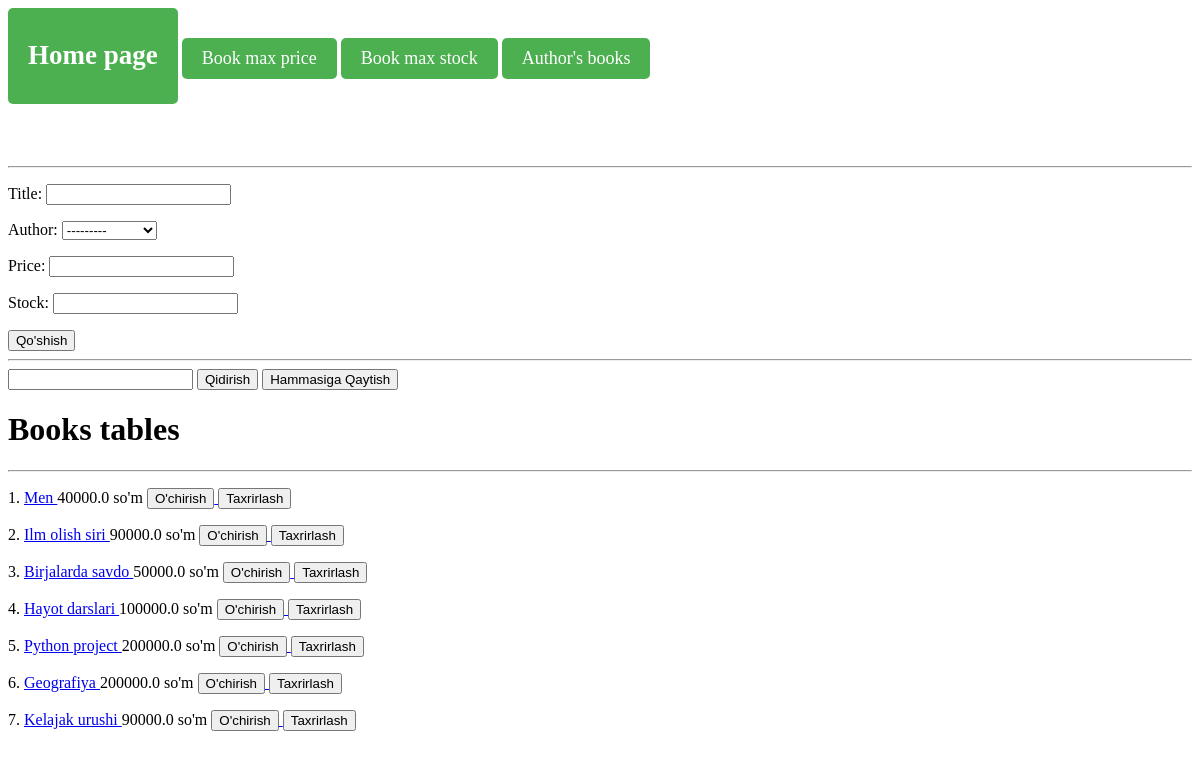
/books/, run on an earlier commit of the app's database.
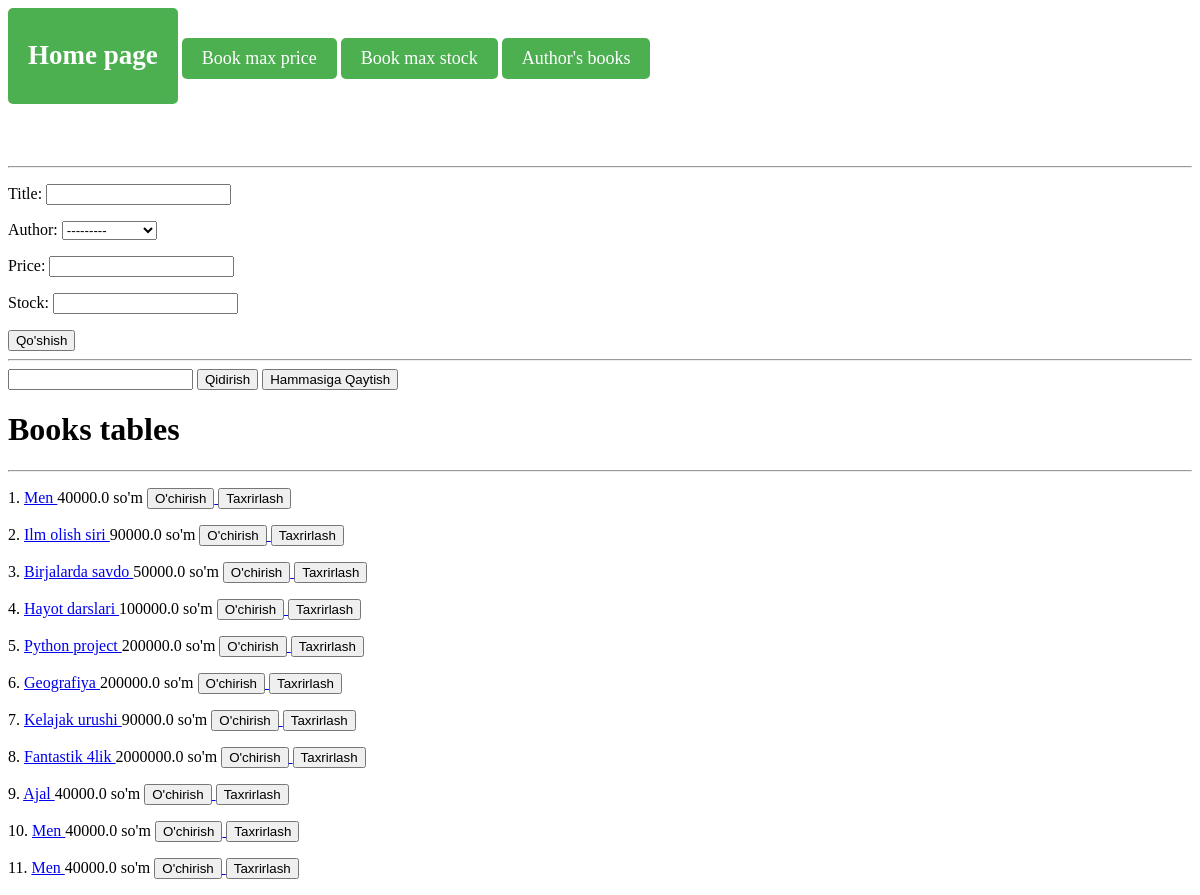
And on a later commit of the database.
### book_shop/models.py (models this page shows, shortened)
class Book(models.Model):
    title = models.CharField(max_length=255)
    author = models.ForeignKey(Author, on_delete=models.SET_NULL, null=True )
    price = models.FloatField()
    stock = models.PositiveIntegerField()

### book_shop/views.py (the view)
# urls.py: path('books/', books_view, name='books'),
def books_view(request):
    if request.method == "POST":
        form_data = BookForm(request.POST)
        if form_data.is_valid():
            form_data.save()
        return redirect('books')
    books = Book.objects.all()
    yozuvchilar = Author.objects.order_by('name')
    search = request.GET.get('search')
    if search is not None:
        books = books.filter(title__contains=search)
    kitob = {
        'books' : books,
        'search': search,
        'yozuvchilar': yozuvchilar,
        'form': BookForm,
    }
    return render(request, 'books.html', context=kitob )

### book_shop/models.py (called while the page is built)
    def __str__(self):
        return self.name

### templates/books.html (shortened to what this page needs)
<!DOCTYPE html>
<html lang="en">
<head>
    <a href="/" class="btn-link"><h2>Home page</h2></a>
    <a href="/price/" class="btn-link">Book max price</a>
    <a href="/stock/" class="btn-link">Book max stock</a>
    <a href="/like/" class="btn-link">Author's books</a>
    <br><br><br><br>
    <hr>
        <form method="post">
            {{ form.as_p }}
            <button type="submit">Qo'shish</button>
        </form>
    <hr>
    <form>
        <input type="text" name="search"{% if search %} value="{{search}}"  {% endif %}>
        <button>Qidirish</button>
        <a href="/books/">
            <button type="button">Hammasiga Qaytish</button>
        </a>
    </form>
</head>
<body>
<h1>Books tables</h1>
<hr>
{% for book in books %}
<p>{{forloop.counter}}. <a href="/book/{{book.id}}/">{{book.title}} </a>   {{book.price}} so'm
    <a href="/books/{{book.id}}/delete/">
        <button>O'chirish</button>
    </a>
    <a href="/books/{{book.id}}/update/">
        <button>Taxrirlash</button>
    </a>
</p>
{% endfor %}
</body>
</html>

What changed in the data, as far as the page shows it:
added Book: title "Fantastik 4lik", price "2000000.0"
added Book: title "Ajal", price "40000.0"
added Book: title "Men", price "40000.0"
added Book: title "Men", price "40000.0"
